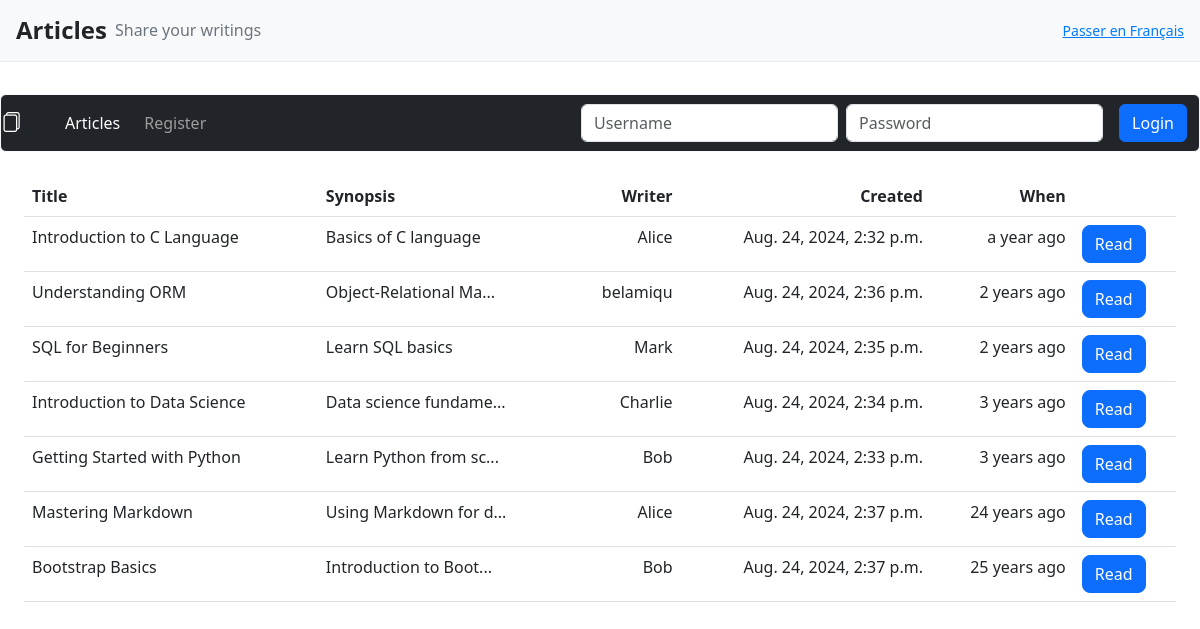
The app's page /articles/ with its own data.
### articles/models.py (models this page shows, shortened)
class Article(models.Model):
    title = models.CharField(max_length=64, null=False)
    author = models.ForeignKey(User, on_delete=models.CASCADE, null=False)
    created = models.DateTimeField(auto_now_add=True)
    synopsis = models.CharField(max_length=312, null=False)
    content = models.TextField(null=False)
    published_date = models.DateTimeField()

### articles/views.py (the view)
# urls.py: path('articles/', ArticleListView.as_view(), name='article_list'),
class ArticleListView(ListView):
    model = Article
    template_name = 'articles/article_list.html'
    context_object_name = 'articles'
    def get_queryset(self):
        return Article.objects.all().order_by('-published_date')

### articles/templatetags/custom_filters.py (called while the page is built)
@register.filter
def truncate_synopsis(value, length=20):
    if len(value) > length:
        return value[:length] + '...'
    return value

### articles/templates/articles/article_list.html (shortened to what this page needs)
{% extends 'articles/base.html' %}
{% load custom_filters %}
{% load l10n %}
{% block content %}
    <div class="container-fluid">
        <div class="table-responsive">
            <table class="table table-hover">
                <thead class="bg-dark text-white">
                    <tr>
                        <th class="align-left">Title</th>
                        <th class="align-left">Synopsis</th>
                        <th class="align-right">Writer</th>
                        <th class="align-right">Created</th>
                        <th class="align-right">When</th>
                        <th></th>
                    </tr>
                </thead>
                <tbody>
                {% for article in articles %}
                    <tr class="bg-white">
                        <td class="align-left">{{ article.title }}</td>
                        <td class="align-left">{{ article.synopsis|truncate_synopsis:20 }}</td>
                        <td class="align-right">{{ article.author.username }}</td>
                        <td class="align-right">{{ article.created|date:"M. d, Y, P" }}</td>
                        <td class="align-right relative-time" data-date="{{ article.published_date|date:"c" }}"></td>
                        <td>
                            <a href="{% url 'article_detail' article.id %}" class="btn btn-primary rounded-3">Read</a>
                        </td>
                    </tr>
                {% endfor %}
            </tbody>
        </table>
    </div>
{% endblock %}

### articles/templates/articles/base.html (shortened to what this page needs)
{% load static %}
<!DOCTYPE html>
<html lang="en">
<head>
    <link href="https://cdn.jsdelivr.net/npm/bootstrap@5.3.0/dist/css/bootstrap.min.css" rel="stylesheet">
    <link href="https://cdn.jsdelivr.net/npm/bootstrap-icons/font/bootstrap-icons.css" rel="stylesheet">
</head>
<body>
    <div class="header">
        <div class="header-content">
            <h1>Articles</h1>
            <p>Share your writings</p>
        </div>
        <a href="#" class="translate-link">Passer en Français</a>
    </div>
    <nav class="navbar navbar-expand-sm navbar-dark bg-dark rounded border border-light">
        <a class="navbar-brand" href="{% url 'home' %}">
            <i class="bi bi-files"></i>
        </a>
        <div class="container-fluid">
            <ul class="navbar-nav me-auto">
                {% if user.is_authenticated %}
                    <li class="nav-item">
                        <a class="nav-link {% if request.path == '/articles/' %}active{% endif %}" href="{% url 'article_list' %}">Articles</a>
                    </li>
                    <li class="nav-item">
                        <a class="nav-link {% if request.path == '/favourites/' %}active{% endif %}" href="{% url 'favourites' %}">Favourites</a>
                    </li>
                    <li class="nav-item">
                        <a class="nav-link {% if request.path == '/publications/' %}active{% endif %}" href="{% url 'publications' %}">Publications</a>
                    </li>
                {% else %}
                    <li class="nav-item">
                        <a class="nav-link {% if request.path == '/articles/' %}active{% endif %}" href="{% url 'article_list' %}">Articles</a>
                    </li>
                    <li class="nav-item">
                        <a class="nav-link" href="{% url 'register' %}">Register</a>
                    </li>
                {% endif %}
            </ul>
            <ul class="navbar-nav ms-auto">
                {% if user.is_authenticated %}
                    <li class="nav-item">
                        <a class="nav-link user-name" href="#" tabindex="-1" aria-disabled="true">{{ user.username }}</a>
                    </li>
                    <li class="nav-item">
                        <a class="nav-link" href="{% url 'logout' %}">Logout</a>
                    </li>
                {% else %}
                    <li class="nav-item login-form">
                        <form action="{% url 'login' %}" method="post" class="d-flex align-items-center">
                            <input type="text" class="form-control me-2" name="username" placeholder="Username" required>
                            <input type="password" class="form-control me-2" name="password" placeholder="Password" required>
                            <button type="submit" class="btn btn-primary">Login</button>
                        </form>
                    </li>
                {% endif %}
            </ul>
        </div>
    </nav>
    <div class="container-fluid mt-4">
        {% block content %}
        {% endblock %}
    </div>
</body>
</html>

### articles/templates/articles/base.html (style rules this page uses)
.table-responsive { overflow-x: auto; }
.table { width: 100%; }
th, td { text-align: left; }
.align-left { text-align: left; }
.align-right { text-align: right; }
.bg-white { background-color: #fff; }
body { background-size: cover; background-position: center; background-repeat: no-repeat; background-attachment: fixed; }
.navbar { margin-top: 2rem; }
.header { padding: 1rem; background-color: #f8f9fa; border-bottom: 1px solid #e9ecef; display: flex; justify-content: space-between; align-items: center; }
.header .header-content { display: flex; align-items: center; }
.header .header-content h1 { font-size: 1.5rem; font-weight: bold; margin: 0; margin-right: 0.5rem; }
.header .header-content p { font-size: 1rem; color: #6c757d; margin: 0; }
.header .translate-link { font-size: 0.875rem; color: #007bff; }
.navbar .nav-item .nav-link { margin-left: 0.5rem; }
.login-form { display: flex; align-items: center; }
.login-form input { margin-right: 0.5rem; }
.login-form button { margin-left: 0.5rem; }

### records on screen
Article: title "Introduction to C Language", synopsis "Basics of C language", author.username "Alice", created "Aug. 24, 2024, 2:32 p.m."
Article: title "Understanding ORM", synopsis "Object-Relational Ma...", author.username "belamiqu", created "Aug. 24, 2024, 2:36 p.m."
Article: title "SQL for Beginners", synopsis "Learn SQL basics", author.username "Mark", created "Aug. 24, 2024, 2:35 p.m."
Article: title "Introduction to Data Science", synopsis "Data science fundame...", author.username "Charlie", created "Aug. 24, 2024, 2:34 p.m."
Article: title "Getting Started with Python", synopsis "Learn Python from sc...", author.username "Bob", created "Aug. 24, 2024, 2:33 p.m."
Article: title "Mastering Markdown", synopsis "Using Markdown for d...", author.username "Alice", created "Aug. 24, 2024, 2:37 p.m."
Article: title "Bootstrap Basics", synopsis "Introduction to Boot...", author.username "Bob", created "Aug. 24, 2024, 2:37 p.m."
